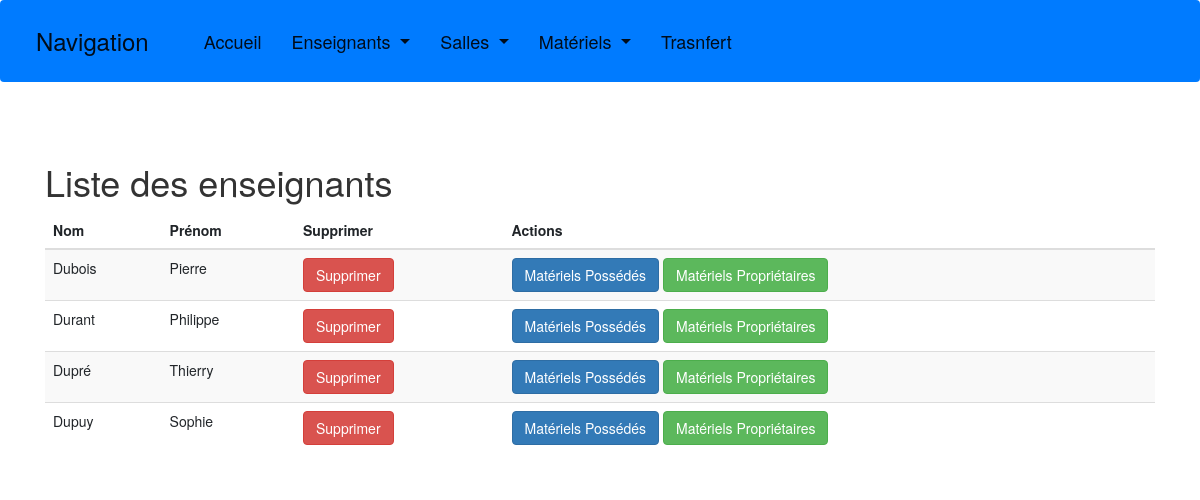
/enseignants/liste_enseignants, run on the app's committed database.
### gestion_materiel/models.py (models this page shows, shortened)
class Enseignant(models.Model):
    nom = models.CharField(
        max_length=50,
        blank=False,
        null=True,
        default='aucun'
    )
    prenom = models.CharField(
        max_length=50,
        blank=False,
        null=True,
        default='aucun'
    )

### gestion_materiel/views.py (the view)
# urls.py: path('enseignants/liste_enseignants', liste_enseignants, name='liste_enseignants'),
def liste_enseignants(request):
    enseignants = Enseignant.objects.all()
    return render(request, 'gestion_materiel/enseignants/liste_enseignants.html', {'enseignants': enseignants})

### gestion_materiel/templates/gestion_materiel/enseignants/liste_enseignants.html (shortened to what this page needs)
<!DOCTYPE html>
<html>
<head>
</head>
<body>
    {% include 'gestion_materiel/includes/entete.html' %}
    <div class="container">
        <h1>Liste des enseignants</h1>
        <table class="table table-striped">
            <thead>
                <tr>
                    <th>Nom</th>
                    <th>Prénom</th>
                    <th>Supprimer</th>
                    <th>Actions</th>
                </tr>
            </thead>
            <tbody>
                {% for enseignant in enseignants %}
                    <tr>
                        <td>{{ enseignant.nom }}</td>
                        <td>{{ enseignant.prenom }}</td>
                        <td>
                            <form method="post" action="{% url 'supprimer_enseignant' enseignant.id %}">
                                <button type="submit" class="btn btn-danger">Supprimer</button>
                            </form>
                        </td>
                        <td>
                            <a href="{% url 'liste_materiels_possedes' enseignant.id %}" class="btn btn-primary">Matériels Possédés</a>
                            <a href="{% url 'liste_materiels_proprietaire' enseignant.id %}" class="btn btn-success">Matériels Propriétaires</a>
                        </td>
                    </tr>
                {% empty %}
                    <tr>
                        <td colspan="4">Aucun enseignant trouvé.</td>
                    </tr>
                {% endfor %}
            </tbody>
        </table>
    </div>
</body>
</html>

### data on the page
Enseignant: nom "Dubois", prenom "Pierre"
Enseignant: nom "Durant", prenom "Philippe"
Enseignant: nom "Dupré", prenom "Thierry"
Enseignant: nom "Dupuy", prenom "Sophie"
